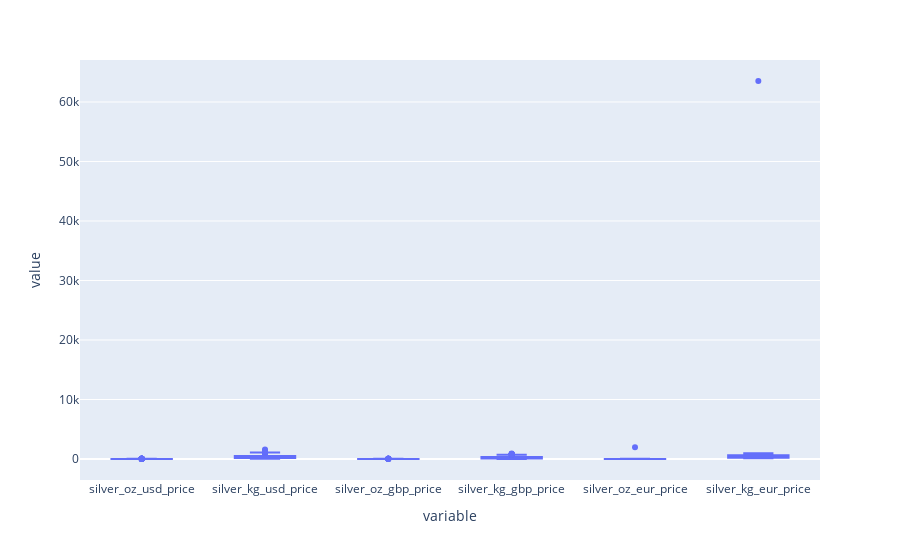

Source (notebook cell):
### Code cell
px.boxplot_frame(silver)

### Figure 1 — Plotly figure (JSON) as saved in the notebook; plotly's stock layout.template omitted (floating-point values rounded to 4 significant figures; data arrays with more than 128 entries replaced by an {"elided": "..."} marker saying what was removed)
{"data": [{"alignmentgroup": "True", "hovertemplate": "variable=%{x}<br>value=%{y}<extra></extra>", "legendgroup": "", "marker": {"color": "#636efa"}, "name": "", "notched": false, "offsetgroup": "", "orientation": "v", "showlegend": false, "type": "box", "x": {"elided": "7068 str values"}, "x0": " ", "xaxis": "x", "y": {"elided": "7068 float values"}, "y0": " ", "yaxis": "y"}], "layout": {"boxmode": "group", "legend": {"tracegroupgap": 0}, "margin": {"t": 60}, "xaxis": {"anchor": "y", "domain": [0, 1], "title": {"text": "variable"}}, "yaxis": {"anchor": "x", "domain": [0, 1], "title": {"text": "value"}}}}
